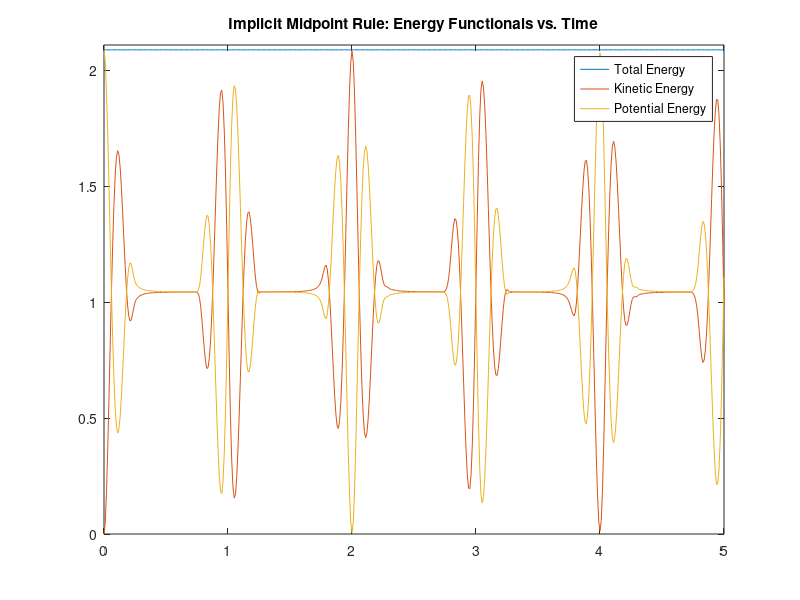

MATLAB code to generate this figure: (Note: this script raises an error after producing the figure.)
function energyplots
% Creates graphs with curves of the total energy E = T + V, the kinetic
% energy T, and the potential energy V as functions of time for the
% solution of the wave equation using three time stepping schemes, namely
% the implicit midpoint rule, the backward Euler method, and the forward
% Euler method.
% 
% The energy, potential energy, and kinetic energy are defined as follows:
%    E = T + V
%    T = 1/2 * ||v||^2
%    V = c^2/2 ||grad(u)||^2

% load data
cn = load('cn.mat');
be = load('be.mat');
fe = load('fe.mat');

% create energy plots
plotenergies(cn, 'Implicit Midpoint Rule', 'cn');
plotenergies(be, 'Backward Euler Method', 'be');
plotenergies(fe, 'Forward Euler Method', 'fe');

end

function plotenergies(data, method, figname)

% utility functions
vec = @(x) x(:);

% plot data
figure('name', figname), grid on
ydata = [data.E, data.T, data.V];
h = plot(data.t, ydata);

% plot prettifying
ylim([0, 1.01*max(vec(ydata))]);
title([method, ': Energy Functionals vs. Time']);
leg = legend(h, 'Total Energy', 'Kinetic Energy', 'Potential Energy');
set(leg, 'location', 'best');

% Save figures. For the export_fig package, see the MATLAB file exchange:
%    https://www.mathworks.com/matlabcentral/fileexchange/23629-export-fig
export_fig(figname, '-pdf', '-transparent');

end